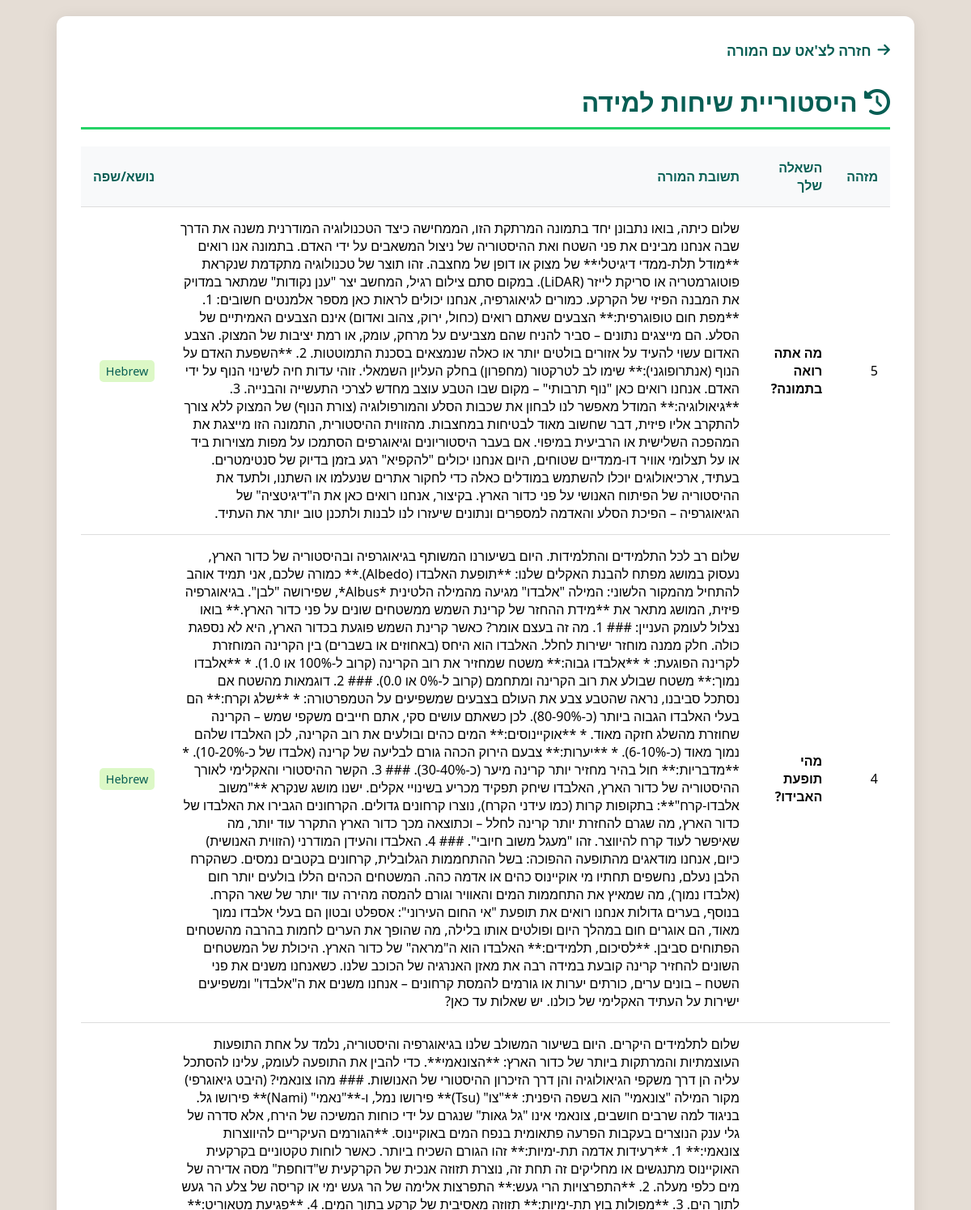
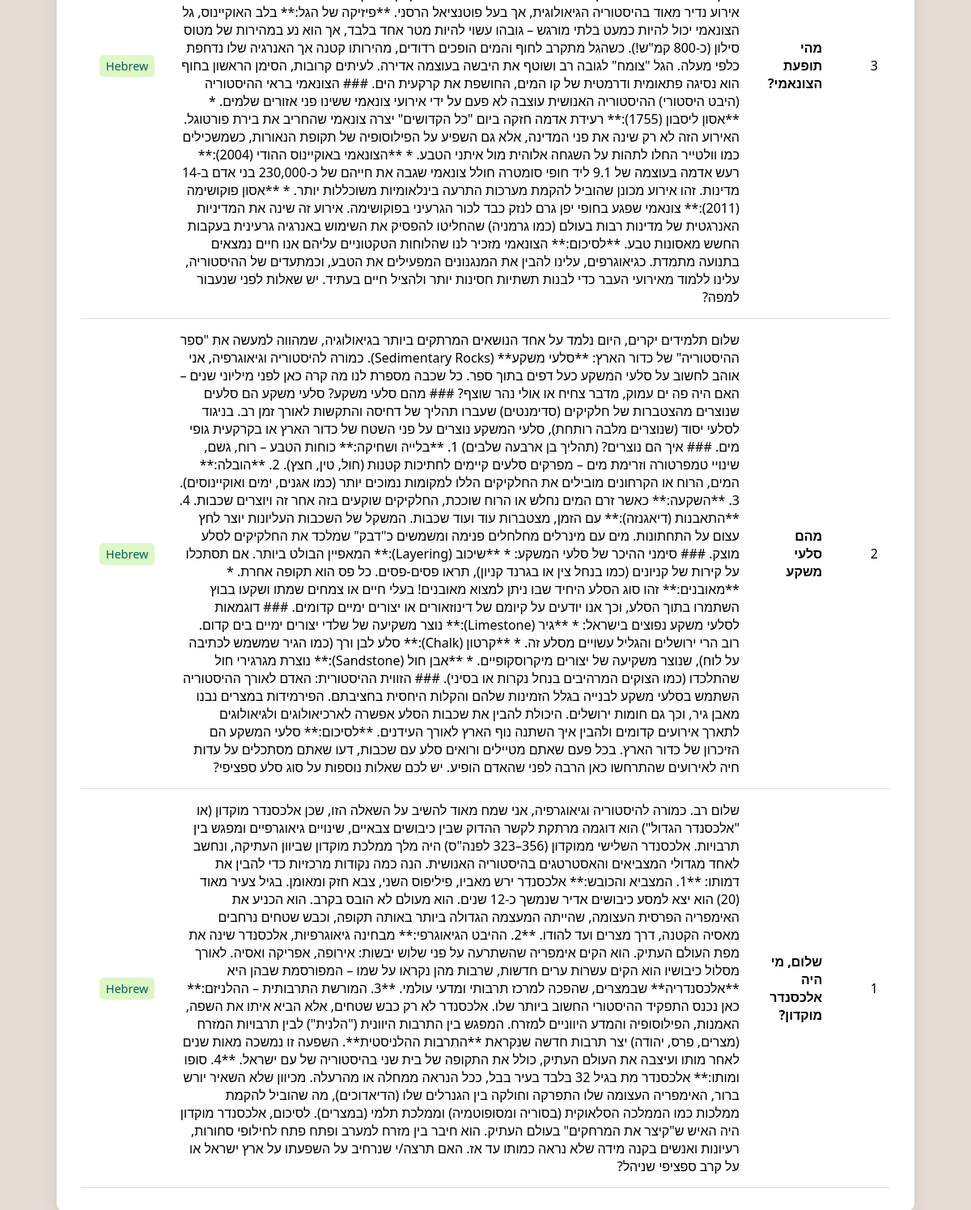
The app's page /history with its own data (2 pictures, top to bottom).
### tables this page shows
CREATE TABLE chats
                    (id INTEGER PRIMARY KEY AUTOINCREMENT,
                     user_msg TEXT, bot_res TEXT, lang TEXT);

### app.py (the view)
@app.route("/history")
def history():
    chats = db.execute("SELECT * FROM chats ORDER BY id DESC")
    return render_template("history.html", chats=chats)

### templates/history.html (shortened to what this page needs)
<!DOCTYPE html>
<html lang="he" dir="rtl">
<head>
    <link rel="stylesheet" href="https://cdnjs.cloudflare.com/ajax/libs/font-awesome/6.0.0/css/all.min.css">
</head>
<body>
<div class="container">
    <a href="/" class="back-link"><i class="fas fa-arrow-right"></i> חזרה לצ'אט עם המורה</a>
    <h1><i class="fas fa-history"></i> היסטוריית שיחות למידה</h1>
    <table>
        <thead>
            <tr>
                <th>מזהה</th>
                <th>השאלה שלך</th>
                <th>תשובת המורה</th>
                <th>נושא/שפה</th>
            </tr>
        </thead>
        <tbody>
            {% for chat in chats %}
            <tr>
                <td>{{ chat.id }}</td>
                <td><strong>{{ chat.user_msg }}</strong></td>
                <td>{{ chat.bot_res | safe }}</td>
                <td><span class="lang-badge">{{ chat.lang }}</span></td>
            </tr>
            {% endfor %}
        </tbody>
    </table>
</div>
</body>
</html>

### templates/history.html (style rules this page uses)
body { font-family: 'Segoe UI', Tahoma, Geneva, Verdana, sans-serif; background-color: #e5ddd5; margin: 0; padding: 20px; }
.container { max-width: 1000px; margin: auto; background: white; padding: 30px; border-radius: 12px; box-shadow: 0 4px 20px rgba(0,0,0,0.1); }
h1 { color: #075e54; border-bottom: 3px solid #25d366; padding-bottom: 10px; margin-top: 10px; }
table { width: 100%; border-collapse: collapse; margin-top: 20px; background: white; }
th, td { padding: 15px; text-align: right; border-bottom: 1px solid #ddd; }
th { background-color: #f8f9fa; color: #075e54; font-weight: 600; }
.back-link { display: inline-flex; align-items: center; gap: 8px; margin-bottom: 20px; text-decoration: none; color: #075e54; font-weight: bold; font-size: 1.1em; }
.lang-badge { background-color: #dcf8c6; color: #075e54; padding: 4px 8px; border-radius: 5px; font-size: 0.9em; }

### records on screen
chats: id "5", user_msg "מה אתה רואה בתמונה?", bot_res "שלום כיתה, בואו נתבונן יחד בתמונה המרתקת הזו, הממחישה כיצד הטכנולוגיה המודרנית משנה את הדרך שבה אנחנו מבינים את פני השטח ואת ההיסטוריה של ניצול המשאבים על ידי האדם. בתמונה אנו רואים **מודל תלת-ממדי דיגיטלי** של מצוק או דופן של מחצבה. זהו תוצר של טכנולוגיה מתקדמת שנקראת פוטוגרמטריה או סריקת לייזר (LiDAR). במקום סתם צילום רגיל, המחשב יצר \"ענן נקודות\" שמתאר במדויק את המבנה הפיזי של הקרקע. כמורים לגיאוגרפיה, אנחנו יכולים לראות כאן מספר אלמנטים חשובים: 1. **מפת חום טופוגרפית:** הצבעים שאתם רואים (כחול, ירוק, צהוב ואדום) אינם הצבעים האמיתיים של הסלע. הם מייצגים נתונים – סביר להניח שהם מצביעים על מרחק, עומק, או רמת יציבות של המצוק. הצבע האדום עשוי להעיד על אזורים בולטים יותר או כאלה שנמצאים בסכנת…", lang "Hebrew"
chats: id "4", user_msg "מהי תופעת האבידו?", bot_res "שלום רב לכל התלמידים והתלמידות. היום בשיעורנו המשותף בגיאוגרפיה ובהיסטוריה של כדור הארץ, נעסוק במושג מפתח להבנת האקלים שלנו: **תופעת האלבדו (Albedo).** כמורה שלכם, אני תמיד אוהב להתחיל מהמקור הלשוני: המילה \"אלבדו\" מגיעה מהמילה הלטינית *Albus*, שפירושה \"לבן\". בגיאוגרפיה פיזית, המושג מתאר את **מידת ההחזר של קרינת השמש ממשטחים שונים על פני כדור הארץ.** בואו נצלול לעומק העניין: ### 1. מה זה בעצם אומר? כאשר קרינת השמש פוגעת בכדור הארץ, היא לא נספגת כולה. חלק ממנה מוחזר ישירות לחלל. האלבדו הוא היחס (באחוזים או בשברים) בין הקרינה המוחזרת לקרינה הפוגעת: * **אלבדו גבוה:** משטח שמחזיר את רוב הקרינה (קרוב ל-100% או 1.0). * **אלבדו נמוך:** משטח שבולע את רוב הקרינה ומתחמם (קרוב ל-0% או 0.0). ### 2.…", lang "Hebrew"
chats: id "3", user_msg "מהי תופעת הצונאמי?", bot_res "שלום לתלמידים היקרים. היום בשיעור המשולב שלנו בגיאוגרפיה והיסטוריה, נלמד על אחת התופעות העוצמתיות והמרתקות ביותר של כדור הארץ: **הצונאמי**. כדי להבין את התופעה לעומק, עלינו להסתכל עליה הן דרך משקפי הגיאולוגיה והן דרך הזיכרון ההיסטורי של האנושות. ### מהו צונאמי? (היבט גיאוגרפי) מקור המילה \"צונאמי\" הוא בשפה היפנית: **\"צו\" (Tsu)** פירושו נמל, ו-**\"נאמי\" (Nami)** פירושו גל. בניגוד למה שרבים חושבים, צונאמי אינו \"גל גאות\" שנגרם על ידי כוחות המשיכה של הירח, אלא סדרה של גלי ענק הנוצרים בעקבות הפרעה פתאומית בנפח המים באוקיינוס. **הגורמים העיקריים להיווצרות צונאמי:** 1. **רעידות אדמה תת-ימיות:** זהו הגורם השכיח ביותר. כאשר לוחות טקטוניים בקרקעית האוקיינוס מתנגשים או מחליקים זה תחת זה, נוצרת תזוזה…", lang "Hebrew"
chats: id "2", user_msg "מהם סלעי משקע", bot_res "שלום תלמידים יקרים, היום נלמד על אחד הנושאים המרתקים ביותר בגיאולוגיה, שמהווה למעשה את \"ספר ההיסטוריה\" של כדור הארץ: **סלעי משקע** (Sedimentary Rocks). כמורה להיסטוריה וגיאוגרפיה, אני אוהב לחשוב על סלעי המשקע כעל דפים בתוך ספר. כל שכבה מספרת לנו מה קרה כאן לפני מיליוני שנים – האם היה פה ים עמוק, מדבר צחיח או אולי נהר שוצף? ### מהם סלעי משקע? סלעי משקע הם סלעים שנוצרים מהצטברות של חלקיקים (סדימנטים) שעברו תהליך של דחיסה והתקשות לאורך זמן רב. בניגוד לסלעי יסוד (שנוצרים מלבה רותחת), סלעי המשקע נוצרים על פני השטח של כדור הארץ או בקרקעית גופי מים. ### איך הם נוצרים? (תהליך בן ארבעה שלבים) 1. **בלייה ושחיקה:** כוחות הטבע – רוח, גשם, שינויי טמפרטורה וזרימת מים – מפרקים סלעים קיימים לחתיכות קטנות…", lang "Hebrew"
chats: id "1", user_msg "שלום, מי היה אלכסנדר מוקדון?", bot_res "שלום רב. כמורה להיסטוריה וגיאוגרפיה, אני שמח מאוד להשיב על השאלה הזו, שכן אלכסנדר מוקדון (או \"אלכסנדר הגדול\") הוא דוגמה מרתקת לקשר ההדוק שבין כיבושים צבאיים, שינויים גיאוגרפיים ומפגש בין תרבויות. אלכסנדר השלישי ממוקדון (356–323 לפנה\"ס) היה מלך ממלכת מוקדון שביוון העתיקה, ונחשב לאחד מגדולי המצביאים והאסטרטגים בהיסטוריה האנושית. הנה כמה נקודות מרכזיות כדי להבין את דמותו: **1. המצביא והכובש:** אלכסנדר ירש מאביו, פיליפוס השני, צבא חזק ומאומן. בגיל צעיר מאוד (20) הוא יצא למסע כיבושים אדיר שנמשך כ-12 שנים. הוא מעולם לא הובס בקרב. הוא הכניע את האימפריה הפרסית העצומה, שהייתה המעצמה הגדולה ביותר באותה תקופה, וכבש שטחים נרחבים מאסיה הקטנה, דרך מצרים ועד להודו. **2. ההיבט הגיאוגרפי:** מבחינה…", lang "Hebrew"
